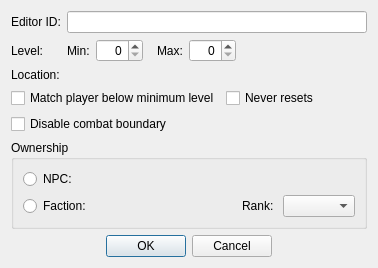
<?xml version="1.0" encoding="UTF-8"?>
<ui version="4.0">
 <class>FormDialogEncounterZone</class>
 <widget class="QDialog" name="FormDialogEncounterZone">
  <property name="geometry">
   <rect>
    <x>0</x>
    <y>0</y>
    <width>378</width>
    <height>260</height>
   </rect>
  </property>
  <property name="windowTitle">
   <string>Encounter Zone</string>
  </property>
  <layout class="QVBoxLayout" name="verticalLayout">
   <item>
    <layout class="QGridLayout" name="gridLayout">
     <item row="0" column="0">
      <widget class="QLabel" name="label">
       <property name="text">
        <string>Editor ID:</string>
       </property>
       <property name="buddy">
        <cstring>editorID</cstring>
       </property>
      </widget>
     </item>
     <item row="1" column="1">
      <layout class="QHBoxLayout" name="layoutLevel" stretch="0,0,0,0,0,1">
       <item>
        <widget class="QLabel" name="label_3">
         <property name="text">
          <string>Min:</string>
         </property>
         <property name="buddy">
          <cstring>levelMin</cstring>
         </property>
        </widget>
       </item>
       <item>
        <widget class="QSpinBox" name="levelMin">
         <property name="whatsThis">
          <string>An encounter zone's level is the player's level, clamped to the minimum and maximum specified here.</string>
         </property>
         <property name="alignment">
          <set>Qt::AlignRight|Qt::AlignTrailing|Qt::AlignVCenter</set>
         </property>
         <property name="maximum">
          <number>100</number>
         </property>
        </widget>
       </item>
       <item>
        <spacer name="horizontalSpacer_5">
         <property name="orientation">
          <enum>Qt::Horizontal</enum>
         </property>
         <property name="sizeType">
          <enum>QSizePolicy::Fixed</enum>
         </property>
         <property name="sizeHint" stdset="0">
          <size>
           <width>8</width>
           <height>20</height>
          </size>
         </property>
        </spacer>
       </item>
       <item>
        <widget class="QLabel" name="label_4">
         <property name="text">
          <string>Max:</string>
         </property>
         <property name="buddy">
          <cstring>levelMax</cstring>
         </property>
        </widget>
       </item>
       <item>
        <widget class="QSpinBox" name="levelMax">
         <property name="whatsThis">
          <string>An encounter zone's level is the player's level, clamped to the minimum and maximum specified here. If the maximum level is set to 0, then there is no maximum.</string>
         </property>
         <property name="alignment">
          <set>Qt::AlignRight|Qt::AlignTrailing|Qt::AlignVCenter</set>
         </property>
         <property name="maximum">
          <number>100</number>
         </property>
        </widget>
       </item>
       <item>
        <spacer name="horizontalSpacer">
         <property name="orientation">
          <enum>Qt::Horizontal</enum>
         </property>
         <property name="sizeHint" stdset="0">
          <size>
           <width>40</width>
           <height>20</height>
          </size>
         </property>
        </spacer>
       </item>
      </layout>
     </item>
     <item row="1" column="0">
      <widget class="QLabel" name="label_2">
       <property name="text">
        <string>Level:</string>
       </property>
       <property name="buddy">
        <cstring>levelMin</cstring>
       </property>
      </widget>
     </item>
     <item row="0" column="1">
      <widget class="QLineEdit" name="editorID"/>
     </item>
     <item row="2" column="0">
      <widget class="QLabel" name="label_5">
       <property name="text">
        <string>Location:</string>
       </property>
       <property name="buddy">
        <cstring>location</cstring>
       </property>
      </widget>
     </item>
     <item row="2" column="1">
      <widget class="DKFormPicker" name="location"/>
     </item>
    </layout>
   </item>
   <item>
    <layout class="QGridLayout" name="layoutFlags">
     <item row="0" column="0">
      <widget class="QCheckBox" name="flagMatchBelowMin">
       <property name="text">
        <string>Match player below minimum level</string>
       </property>
      </widget>
     </item>
     <item row="1" column="0">
      <widget class="QCheckBox" name="flagDisableCombatBoundary">
       <property name="whatsThis">
        <string>Typically, actors that are in combat with the player will follow them through load doors, but only if those doors lead to the same encounter zone. If this option is enabled, then actors in combat will ignore that rule and follow the player into a different encounter zone.</string>
       </property>
       <property name="text">
        <string>Disable combat boundary</string>
       </property>
      </widget>
     </item>
     <item row="0" column="1">
      <widget class="QCheckBox" name="flagNeverResets">
       <property name="text">
        <string>Never resets</string>
       </property>
      </widget>
     </item>
    </layout>
   </item>
   <item>
    <widget class="QGroupBox" name="groupBox">
     <property name="title">
      <string>Ownership</string>
     </property>
     <layout class="QGridLayout" name="gridLayout_2">
      <item row="0" column="0">
       <widget class="QRadioButton" name="ownerTypeNPC">
        <property name="text">
         <string>NPC:</string>
        </property>
       </widget>
      </item>
      <item row="1" column="1">
       <layout class="QHBoxLayout" name="horizontalLayout">
        <item>
         <widget class="DKFormPicker" name="ownerFaction"/>
        </item>
        <item>
         <spacer name="horizontalSpacer_2">
          <property name="orientation">
           <enum>Qt::Horizontal</enum>
          </property>
          <property name="sizeType">
           <enum>QSizePolicy::Fixed</enum>
          </property>
          <property name="sizeHint" stdset="0">
           <size>
            <width>8</width>
            <height>20</height>
           </size>
          </property>
         </spacer>
        </item>
        <item>
         <widget class="QLabel" name="label_6">
          <property name="text">
           <string>Rank:</string>
          </property>
          <property name="buddy">
           <cstring>ownerFactionRank</cstring>
          </property>
         </widget>
        </item>
        <item>
         <widget class="QComboBox" name="ownerFactionRank"/>
        </item>
       </layout>
      </item>
      <item row="0" column="1">
       <widget class="DKFormPicker" name="ownerNPC"/>
      </item>
      <item row="1" column="0">
       <widget class="QRadioButton" name="ownerTypeFaction">
        <property name="text">
         <string>Faction:</string>
        </property>
       </widget>
      </item>
     </layout>
    </widget>
   </item>
   <item>
    <layout class="QHBoxLayout" name="horizontalLayout_2">
     <item>
      <spacer name="horizontalSpacer_3">
       <property name="orientation">
        <enum>Qt::Horizontal</enum>
       </property>
       <property name="sizeHint" stdset="0">
        <size>
         <width>40</width>
         <height>20</height>
        </size>
       </property>
      </spacer>
     </item>
     <item>
      <widget class="QPushButton" name="buttonOK">
       <property name="text">
        <string>OK</string>
       </property>
      </widget>
     </item>
     <item>
      <widget class="QPushButton" name="buttonCancel">
       <property name="text">
        <string>Cancel</string>
       </property>
      </widget>
     </item>
     <item>
      <spacer name="horizontalSpacer_4">
       <property name="orientation">
        <enum>Qt::Horizontal</enum>
       </property>
       <property name="sizeHint" stdset="0">
        <size>
         <width>40</width>
         <height>20</height>
        </size>
       </property>
      </spacer>
     </item>
    </layout>
   </item>
  </layout>
 </widget>
 <customwidgets>
  <customwidget>
   <class>DKFormPicker</class>
   <extends>QWidget</extends>
   <header>widgets/DKFormPicker.h</header>
  </customwidget>
 </customwidgets>
 <tabstops>
  <tabstop>editorID</tabstop>
  <tabstop>levelMin</tabstop>
  <tabstop>levelMax</tabstop>
  <tabstop>location</tabstop>
  <tabstop>flagMatchBelowMin</tabstop>
  <tabstop>flagNeverResets</tabstop>
  <tabstop>flagDisableCombatBoundary</tabstop>
  <tabstop>ownerTypeNPC</tabstop>
  <tabstop>ownerNPC</tabstop>
  <tabstop>ownerTypeFaction</tabstop>
  <tabstop>ownerFaction</tabstop>
  <tabstop>ownerFactionRank</tabstop>
  <tabstop>buttonOK</tabstop>
  <tabstop>buttonCancel</tabstop>
 </tabstops>
 <resources/>
 <connections/>
</ui>
